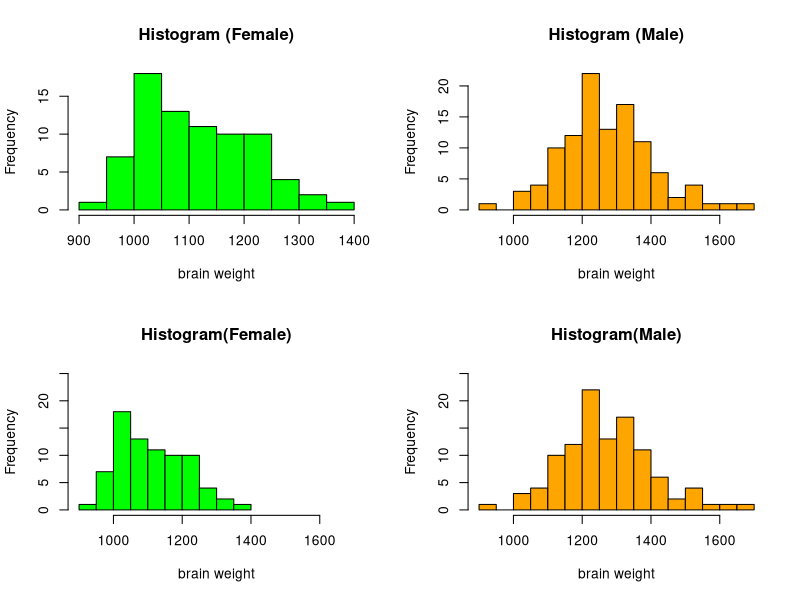
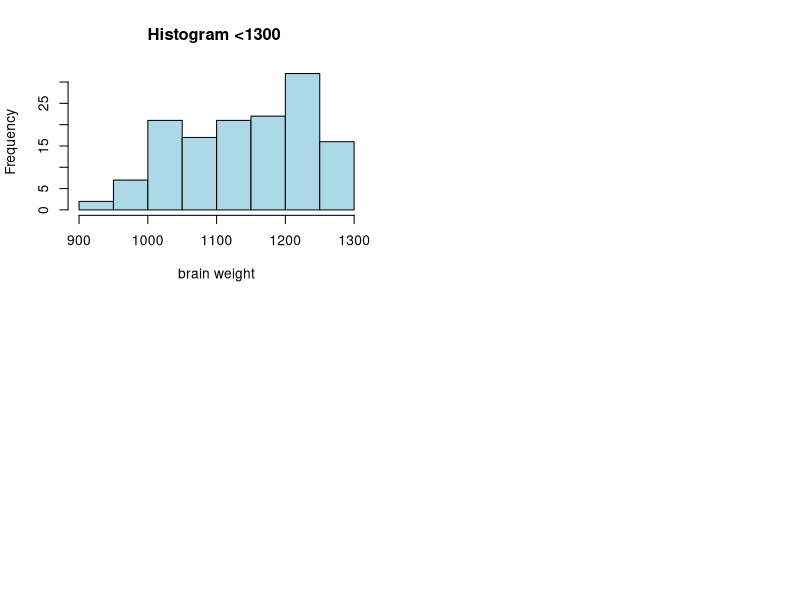

R code for these plots, in order:
# lec3_2.r
# Data handling
# subset and export

# set working directory
# change working directory 
setwd("D:/tempstore/moocr")

brain<-read.csv("brain2210.csv")
head(brain)

attach(brain)

# ex1. subset with female
# brainf<-subset(brain, sex=='f') after attach(brain)
brainf<-subset(brain, sex=='f') 
mean(brainf$wt)
sd(brainf$wt)

# ex2. subset with male
brainm<-subset(brain, sex=='m') 
mean(brainm$wt)
sd(brainm$wt)

# histogram for female and male
# 2*2 multiple plot
par(mfrow=c(2,2))
brainf<-subset(brain, sex=='f')
hist(brainf$wt, breaks = 12,col = "green",cex=0.7, main="Histogram (Female)", xlab="brain weight")

# subset with male
brainm<-subset(brain,sex=='m') 
hist(brainm$wt, breaks = 12,col = "orange", main="Histogram (Male)",xlab="brain weight")

# histogram with same scale
hist(brainf$wt, breaks = 12,col = "green",cex=0.7, main="Histogram(Female)" , xlim=c(900,1700),ylim=c(0,25), xlab="brain weight")
hist(brainm$wt, breaks = 12,col = "orange", main="Histogram(Male)" , xlim=c(900,1700), ylim=c(0,25),xlab="brain weight")

# ex3. subset with wt<1300
brain1300<-subset(brain,wt<1300)

# same subset of brain1300
# brain1300<-subset(brain,!brain$wt>=1300)
summary(brain1300)
table(brain1300$sex)

hist(brain1300$wt, breaks = 12,col = "lightblue", main="Histogram <1300 ", xlab="brain weight")

# export csv file - write out to csv file 
write.table(brainf,file="brainf.csv", row.names = FALSE, sep=",", na=" ")

write.csv(brainf,file="brainf.csv", row.names = FALSE)

# export txt file 
write.table(brainm, file="brainm.txt", row.names = FALSE,  na=" ")




